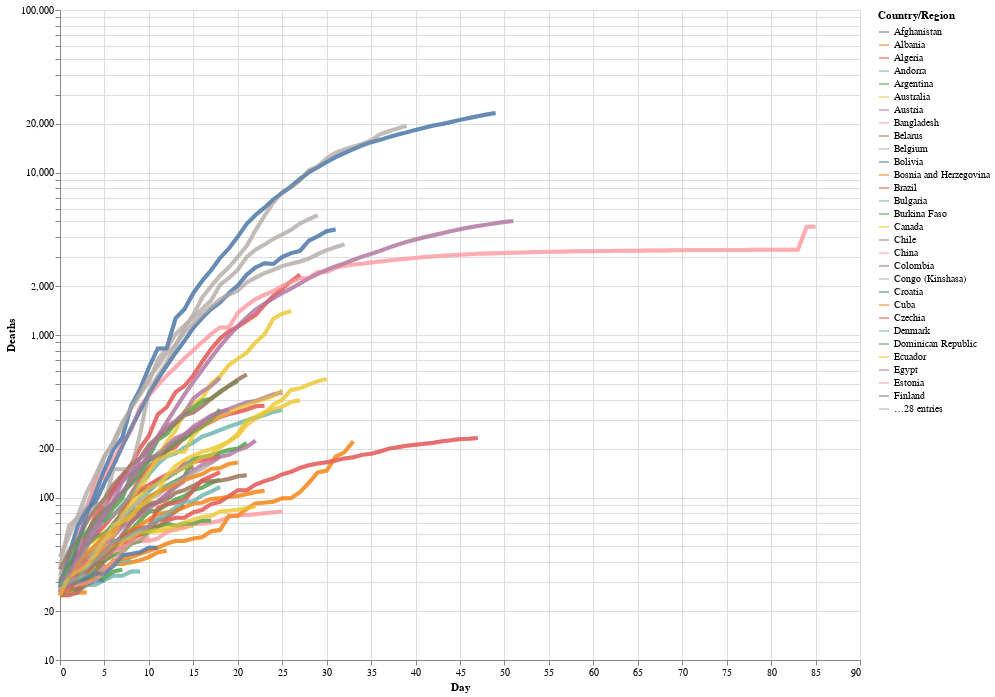

Notebook code for this chart:
### Markdown cell above
It's great that we could add that useful hover tooltip with one line of code `tooltip=['Country/Region', 'Day','Deaths']`, particularly as it adds such information rich interaction to the chart.
One useful aspect of the NYTimes chart was that, when you hovered over a particular curve, it made it stand out against the other. We're going to do something similar here: in the resulting chart, when you click on a curve, the others turn grey.

**Note:** When first attempting to build this chart, I discovered [here](https://github.com/altair-viz/altair/issues/1552) that "multiple conditional values in one encoding are not allowed by the Vega-Lite spec," which is what Altair uses. For this reason, we build the chart, then an overlay, and then combine them.

### Code cell
# Selection tool
selection = alt.selection_single(fields=['Country/Region'])
# Color change when clicked
color = alt.condition(selection,
                    alt.Color('Country/Region:N'),
                    alt.value('lightgray'))


# Base altair plot 
base = alt.Chart(deaths_long).mark_line(strokeWidth=4, opacity=0.7).encode(
    x=alt.X('Day'),
    y=alt.Y('Deaths', scale=alt.Scale(type='log')),
    color='Country/Region',
    tooltip=['Country/Region', 'Day','Deaths']
).properties(
    width=800,
    height=650
)

# Chart
chart = base.encode(
  color=alt.condition(selection, 'Country/Region:N', alt.value('lightgray'))
).add_selection(
  selection
)

# Overlay
overlay = base.encode(
    color='Country/Region',
  opacity=alt.value(0.5),
  tooltip=['Country/Region:N', 'Name:N']
).transform_filter(
  selection
)

# Sum em up!
chart + overlay

### Figure 1 — Vega-Lite specification as saved in the notebook (floating-point values rounded to 4 significant figures; data arrays with more than 128 entries replaced by an {"elided": "..."} marker saying what was removed)
{"config": {"view": {"continuousWidth": 400, "continuousHeight": 300}}, "layer": [{"mark": {"type": "line", "opacity": 0.7, "strokeWidth": 4}, "encoding": {"color": {"condition": {"type": "nominal", "field": "Country/Region", "selection": "selector003"}, "value": "lightgray"}, "tooltip": [{"type": "nominal", "field": "Country/Region"}, {"type": "quantitative", "field": "Day"}, {"type": "quantitative", "field": "Deaths"}], "x": {"type": "quantitative", "field": "Day"}, "y": {"type": "quantitative", "field": "Deaths", "scale": {"type": "log"}}}, "height": 650, "selection": {"selector003": {"type": "single", "fields": ["Country/Region"]}}, "width": 800}, {"mark": {"type": "line", "opacity": 0.7, "strokeWidth": 4}, "encoding": {"color": {"type": "nominal", "field": "Country/Region"}, "opacity": {"value": 0.5}, "tooltip": [{"type": "nominal", "field": "Country/Region"}, {"type": "nominal", "field": "Name"}], "x": {"type": "quantitative", "field": "Day"}, "y": {"type": "quantitative", "field": "Deaths", "scale": {"type": "log"}}}, "height": 650, "transform": [{"filter": {"selection": "selector003"}}], "width": 800}], "data": {"name": "data-187c68272bfca5d371409c16868c4702"}, "$schema": "https://vega.github.io/schema/vega-lite/v4.8.1.json", "datasets": {"data-187c68272bfca5d371409c16868c4702": {"elided": "5000 records"}}}
